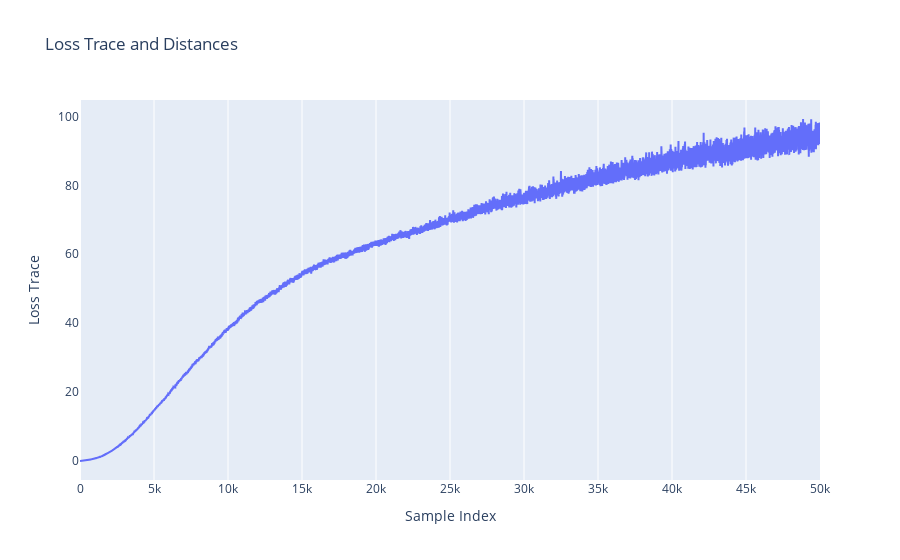

The cell this chart's notebook holds for it:
### Markdown cell above
## Loss trace

### Code cell
sample_loss_trace = sample_doc["info"]["loss_trace"]
# sample_loss_trace = df_data.iloc[10]["loss_trace"]
# distances = sample_doc["info"]["sgld_distances"]
nsamples = len(sample_loss_trace)

fig = go.Figure()

# Add trace for loss_trace
fig.add_trace(
    go.Scatter(
        x=list(range(nsamples)),
        y=sample_loss_trace,
        name="Loss Trace",
        yaxis="y1"
    )
)

# Add trace for distances
# fig.add_trace(
#     go.Scatter(
#         x=list(range(nsamples)),
#         y=distances,
#         name="Distances",
#         yaxis="y2"
#     )
# )

# Set layout for the graph
fig.update_layout(
    title="Loss Trace and Distances",
    xaxis_title="Sample Index",
    yaxis=dict(
        title="Loss Trace",
        side="left",
        showgrid=False,
        zeroline=False
    ),
    yaxis2=dict(
        title="Distances",
        side="right",
        overlaying="y",
        showgrid=False,
        zeroline=False
    )
)

### Figure 1 — Plotly figure (JSON) as saved in the notebook; plotly's stock layout.template omitted (floating-point values rounded to 4 significant figures; data arrays with more than 128 entries replaced by an {"elided": "..."} marker saying what was removed)
{"data": [{"name": "Loss Trace", "type": "scatter", "x": {"elided": "50000 int values"}, "y": {"elided": "50000 float values"}, "yaxis": "y"}], "layout": {"title": {"text": "Loss Trace and Distances"}, "xaxis": {"title": {"text": "Sample Index"}}, "yaxis": {"showgrid": false, "side": "left", "title": {"text": "Loss Trace"}, "zeroline": false}, "yaxis2": {"overlaying": "y", "showgrid": false, "side": "right", "title": {"text": "Distances"}, "zeroline": false}}}
